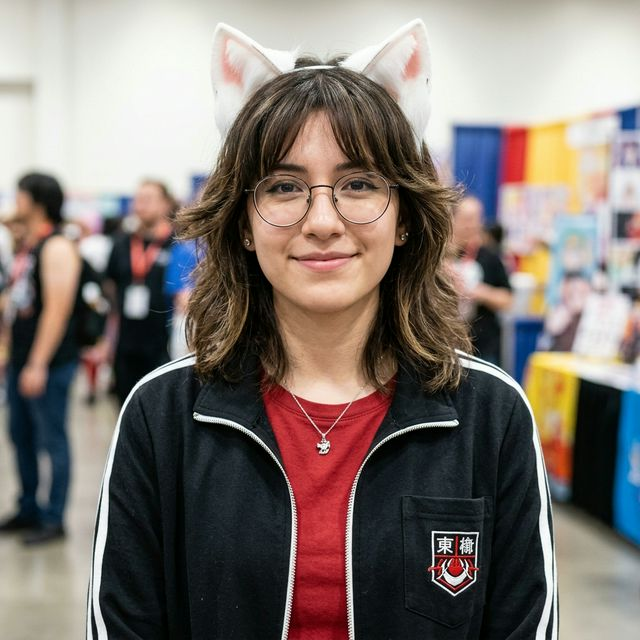
#> input picture TP03_Reconnaissance_Faciale/reference_face.jpg, 640 x 640 px
$ python tp03_facerec.py
#> lines starting #> are read from the running program, lines starting #| are printed output that depends on the picture
import os
import cv2
import numpy as np
from scipy.spatial.distance import euclidean
import matplotlib.pyplot as plt

class FaceVerificationSystem:
    def __init__(self, cascade_path):
        self.face_cascade = cv2.CascadeClassifier(cascade_path)
        self.reference_features = None

    def detect_face(self, image):
        """
        Convert to grayscale, use Viola-Jones. Return coordinates of largest face.
        """
        gray = cv2.cvtColor(image, cv2.COLOR_BGR2GRAY)
        faces = self.face_cascade.detectMultiScale(
            gray,
            scaleFactor=1.1,
            minNeighbors=5,
            minSize=(30, 30)
        )
        if len(faces) == 0:
            return None

        # S'il y a plusieurs visages, retourner celui avec la plus grande surface (w * h)
        largest_face = max(faces, key=lambda rect: rect[2] * rect[3])
        return largest_face

    def extract_lbp_features(self, face_image):
        """
        Resize (128x128). Classique LBP. Normalised 256-bins hist.
        """
        resized = cv2.resize(face_image, (128, 128))
        if len(resized.shape) == 3:
            gray = cv2.cvtColor(resized, cv2.COLOR_BGR2GRAY)
        else:
            gray = resized

        lbp = np.zeros_like(gray)
        rows, cols = gray.shape

        for i in range(1, rows - 1):
            for j in range(1, cols - 1):
                center = gray[i, j]
                code = 0
                code |= (gray[i-1, j-1] >= center) << 7
                code |= (gray[i-1, j]   >= center) << 6
                code |= (gray[i-1, j+1] >= center) << 5
                code |= (gray[i, j+1]   >= center) << 4
                code |= (gray[i+1, j+1] >= center) << 3
                code |= (gray[i+1, j]   >= center) << 2
                code |= (gray[i+1, j-1] >= center) << 1
                code |= (gray[i, j-1]   >= center) << 0
                lbp[i, j] = code

        # Calculate histogram
        hist, _ = np.histogram(lbp.ravel(), bins=256, range=(0, 256))

        # Normalize
        hist = hist.astype("float")
        hist /= (hist.sum() + 1e-7)
        return hist

    def setup_reference(self, image_path):
        """
        Charge image, détecte visage, extrait LBP.
        """
        img = cv2.imread(image_path)
#> img is the input picture: shape (640, 640, 3); mean B, G, R 111.9, 117.6, 127.4
        if img is None:
            raise FileNotFoundError(f"Image introuvable : {image_path}")

        face_rect = self.detect_face(img)
#> in detect_face, `faces = self.face_cascade.detectMultiScale( gray, scaleFactor=1.1, min..`: faces = [[228, 114, 190, 190]]
#> in detect_face, `largest_face = max(faces, key=lambda rect: rect[2] * rect[3])`: largest_face = [228, 114, 190, 190]
#> face_rect = [228, 114, 190, 190]
        if face_rect is None:
            raise ValueError(f"Aucun visage détecté sur l'image de référence: {image_path}")

        x, y, w, h = face_rect
#> x = 228; y = 114; w = 190; h = 190
        face_crop = img[y:y+h, x:x+w]

        self.reference_features = self.extract_lbp_features(face_crop)
#> after the loop in extract_lbp_features, `for i in range(1, rows - 1):`:
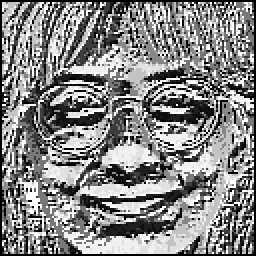
#> lbp: shape (128, 128) (shown 2 times larger); min 0, max 255, mean 133.5
#> in extract_lbp_features, `hist, _ = np.histogram(lbp.ravel(), bins=256, range=(0, 256))`: hist = 256 values, max 1030 at index 0, min 0 at index 85, mean 64
#> in extract_lbp_features, `hist /= (hist.sum() + 1e-7)`: hist = 256 values, max 0.0629 at index 0, min 0 at index 85, mean 0.00391
#> self.reference_features has the same summary as hist in extract_lbp_features
        print("Image de référence configurée avec succès.")

    def verify_face(self, image_path, threshold=0.75):
        """
        Extrait LBP et compare à la ref via Euclidean distance. similarity = 1 - dist.
        """
#> called with threshold = 0.75
        if self.reference_features is None:
            raise ValueError("Veuillez d'abord configurer l'image de référence.")

        img = cv2.imread(image_path)
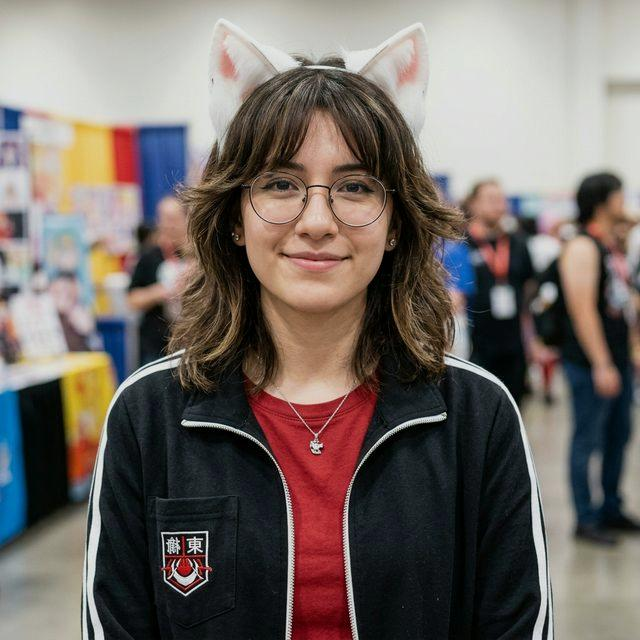
#> input picture TP03_Reconnaissance_Faciale/test_face.jpg, 640 x 640 px
#> img is the input picture: shape (640, 640, 3); mean B, G, R 100.3, 105.3, 114.3
        if img is None:
            raise FileNotFoundError(f"Image introuvable : {image_path}")

        face_rect = self.detect_face(img)
#> face_rect = [225, 116, 185, 185]
        if face_rect is None:
            return {"error": f"Aucun visage détecté sur l'image test: {image_path}"}

        x, y, w, h = face_rect
#> x = 225; y = 116; w = 185; h = 185
        face_crop = img[y:y+h, x:x+w]
#> face_crop: shape (185, 185, 3)

        test_features = self.extract_lbp_features(face_crop)
#> in extract_lbp_features (call 2), `resized = cv2.resize(face_image, (128, 128))`:
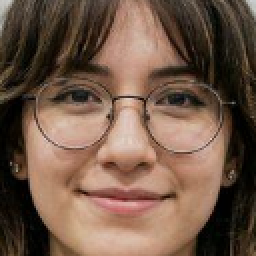
#> resized: shape (128, 128, 3) (shown 2 times larger); mean B, G, R 71.9, 88.1, 113.7
#> in extract_lbp_features (call 2), `gray = cv2.cvtColor(resized, cv2.COLOR_BGR2GRAY)`:
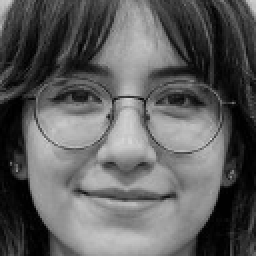
#> gray: shape (128, 128) (shown 2 times larger); min 0, max 214, mean 93.9
#> after the loop in extract_lbp_features (call 2), `for i in range(1, rows - 1):`:
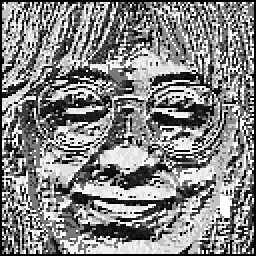
#> lbp: shape (128, 128) (shown 2 times larger); min 0, max 255, mean 132.3
#> in extract_lbp_features (call 2), `hist, _ = np.histogram(lbp.ravel(), bins=256, range=(0, 256))`: hist = 256 values, max 1116 at index 0, min 0 at index 178, mean 64
#> in extract_lbp_features (call 2), `hist /= (hist.sum() + 1e-7)`: hist = 256 values, max 0.0681 at index 0, min 0 at index 178, mean 0.00391
#> test_features has the same summary as hist in extract_lbp_features
        dist = euclidean(self.reference_features, test_features)
#> dist = 0.0216

        similarity = max(0.0, 1.0 - dist)
#> similarity = 0.978

        decision = "Match" if similarity >= threshold else "No Match"
#> decision = 'Match'

        return {
            "distance": dist,
            "similarity": similarity,
            "decision": decision,
            "face_rect": face_rect
        }


if __name__ == '__main__':
    script_dir = os.path.dirname(os.path.abspath(__file__))
    results_dir = os.path.join(script_dir, "results")

    cascade_path = os.path.join(script_dir, "haarcascade_frontalface_default.xml")
    ref_path = os.path.join(script_dir, "reference_face.jpg")
    test_path = os.path.join(script_dir, "test_face.jpg")

    # 1. Instancier le système.
    sys = FaceVerificationSystem(cascade_path)

    # 2. Lancer setup_reference('reference_face.jpg').
    try:
        sys.setup_reference(ref_path)
    except Exception as e:
        print(f"Erreur Ref: {e}")
        exit()

    # 3. Lancer verify_face('test_face.jpg').
    res = sys.verify_face(test_path, threshold=0.75)
#> res = {'distance': 0.0216, 'similarity': 0.978, 'decision': 'Match', 'face_rect': [225, 116, 185, 185]}

    # 4. Afficher dans la console les résultats
    if "error" in res:
        print(f"Erreur Test: {res['error']}")
        exit()

    print(f"Distance euclidienne : {res['distance']:.4f}")
#| Distance euclidienne : 0.0216
    print(f"Similarité : {res['similarity']:.4f}")
#| Similarité : 0.9784
    print(f"Décision : {res['decision']}")
#| Décision : Match

    # 5. Utiliser matplotlib pour afficher côte à côte
    img_ref = cv2.imread(ref_path)
    img_test = cv2.imread(test_path)

    # Convert BGR to RGB for matplotlib
    img_ref_rgb = cv2.cvtColor(img_ref, cv2.COLOR_BGR2RGB)
    img_test_rgb = cv2.cvtColor(img_test, cv2.COLOR_BGR2RGB)

    # Add rectangle to ref
    ref_rect = sys.detect_face(img_ref)
#> ref_rect = [228, 114, 190, 190]
    if ref_rect is not None:
        rx, ry, rw, rh = ref_rect
#> rx = 228; ry = 114; rw = 190; rh = 190
        cv2.rectangle(img_ref_rgb, (rx, ry), (rx+rw, ry+rh), (0, 255, 0), 3)
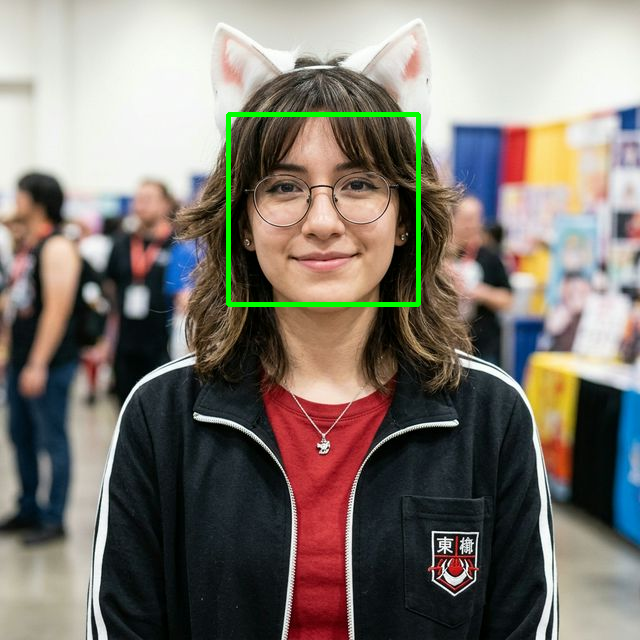
#> img_ref_rgb: shape (640, 640, 3); mean R, G, B 126.6, 119.2, 111.3

    # Add rectangle to test
    tx, ty, tw, th = res["face_rect"]
#> tx = 225; ty = 116; tw = 185; th = 185
    cv2.rectangle(img_test_rgb, (tx, ty), (tx+tw, ty+th), (0, 255, 0) if res['decision'] == 'Match' else (255, 0, 0), 3)
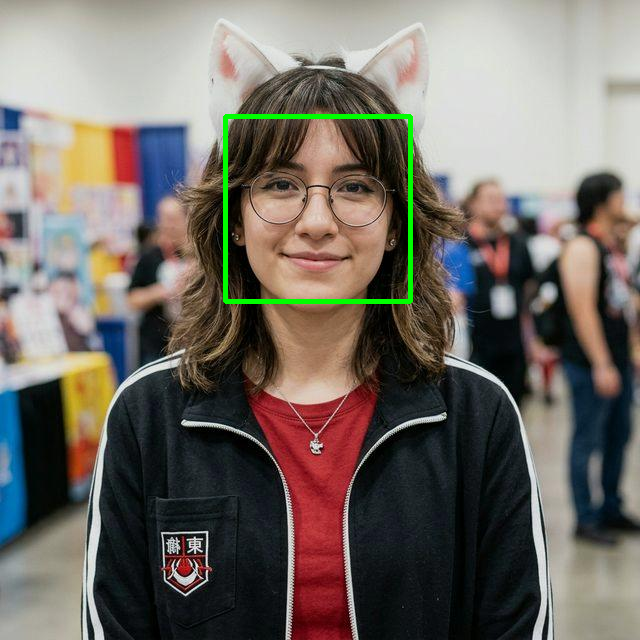
#> img_test_rgb: shape (640, 640, 3); mean R, G, B 113.6, 107, 99.9

    fig, axes = plt.subplots(1, 2, figsize=(10, 5))
    fig.suptitle(f"Verification: {res['decision']} (Sim: {res['similarity']:.3f})", fontsize=14, fontweight='bold', color='green' if res['decision']=='Match' else 'red')

    axes[0].imshow(img_ref_rgb)
    axes[0].set_title("Référence")
    axes[0].axis("off")

    axes[1].imshow(img_test_rgb)
    axes[1].set_title("Test")
    axes[1].axis("off")

    # 6. Sauvegarder
    plt.tight_layout()
    plt.savefig(os.path.join(results_dir, "resultat_verification.png"))
    plt.close()

    print("Résultat sauvegardé dans results/resultat_verification.png")
